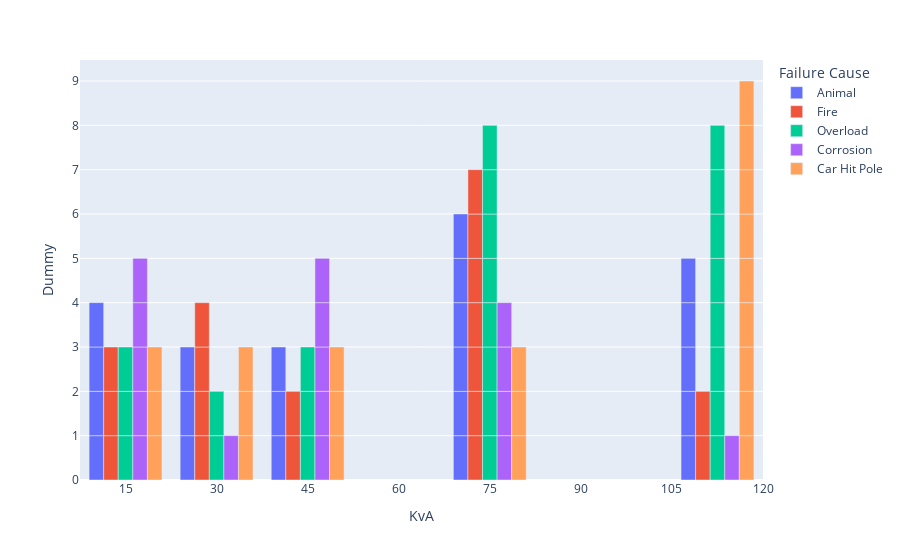

Write notebook code for a chart like this one.
### Code cell
fig = px.bar(df, x="", y="Dummy", color="Failure Cause", barmode='group')
fig.show()

### Figure 1 — Plotly figure (JSON) as saved in the notebook; plotly's stock layout.template omitted (floating-point values rounded to 4 significant figures)
{"data": [{"alignmentgroup": "True", "hovertemplate": "Failure Cause=Animal<br>KvA=%{x}<br>Dummy=%{y}<extra></extra>", "legendgroup": "Animal", "marker": {"color": "#636efa", "pattern": {"shape": ""}}, "name": "Animal", "offsetgroup": "Animal", "orientation": "v", "showlegend": true, "textposition": "auto", "type": "bar", "x": [45, 112.5, 75, 75, 75, 75, 30, 112.5, 75, 30, 15, 112.5, 30, 112.5, 112.5, 15, 45, 15, 15, 75, 45], "xaxis": "x", "y": [1, 1, 1, 1, 1, 1, 1, 1, 1, 1, 1, 1, 1, 1, 1, 1, 1, 1, 1, 1, 1], "yaxis": "y"}, {"alignmentgroup": "True", "hovertemplate": "Failure Cause=Fire<br>KvA=%{x}<br>Dummy=%{y}<extra></extra>", "legendgroup": "Fire", "marker": {"color": "#EF553B", "pattern": {"shape": ""}}, "name": "Fire", "offsetgroup": "Fire", "orientation": "v", "showlegend": true, "textposition": "auto", "type": "bar", "x": [75, 75, 45, 45, 75, 112.5, 30, 112.5, 30, 75, 75, 30, 75, 15, 30, 75, 15, 15], "xaxis": "x", "y": [1, 1, 1, 1, 1, 1, 1, 1, 1, 1, 1, 1, 1, 1, 1, 1, 1, 1], "yaxis": "y"}, {"alignmentgroup": "True", "hovertemplate": "Failure Cause=Overload<br>KvA=%{x}<br>Dummy=%{y}<extra></extra>", "legendgroup": "Overload", "marker": {"color": "#00cc96", "pattern": {"shape": ""}}, "name": "Overload", "offsetgroup": "Overload", "orientation": "v", "showlegend": true, "textposition": "auto", "type": "bar", "x": [15, 112.5, 75, 15, 112.5, 112.5, 75, 75, 30, 75, 75, 45, 45, 45, 112.5, 75, 112.5, 15, 75, 112.5, 112.5, 112.5, 30, 75], "xaxis": "x", "y": [1, 1, 1, 1, 1, 1, 1, 1, 1, 1, 1, 1, 1, 1, 1, 1, 1, 1, 1, 1, 1, 1, 1, 1], "yaxis": "y"}, {"alignmentgroup": "True", "hovertemplate": "Failure Cause=Corrosion<br>KvA=%{x}<br>Dummy=%{y}<extra></extra>", "legendgroup": "Corrosion", "marker": {"color": "#ab63fa", "pattern": {"shape": ""}}, "name": "Corrosion", "offsetgroup": "Corrosion", "orientation": "v", "showlegend": true, "textposition": "auto", "type": "bar", "x": [45, 15, 45, 15, 30, 45, 75, 75, 15, 75, 15, 45, 75, 45, 15, 112.5], "xaxis": "x", "y": [1, 1, 1, 1, 1, 1, 1, 1, 1, 1, 1, 1, 1, 1, 1, 1], "yaxis": "y"}, {"alignmentgroup": "True", "hovertemplate": "Failure Cause=Car Hit Pole<br>KvA=%{x}<br>Dummy=%{y}<extra></extra>", "legendgroup": "Car Hit Pole", "marker": {"color": "#FFA15A", "pattern": {"shape": ""}}, "name": "Car Hit Pole", "offsetgroup": "Car Hit Pole", "orientation": "v", "showlegend": true, "textposition": "auto", "type": "bar", "x": [30, 15, 112.5, 30, 112.5, 15, 30, 112.5, 45, 75, 45, 112.5, 75, 112.5, 112.5, 112.5, 45, 112.5, 112.5, 75, 15], "xaxis": "x", "y": [1, 1, 1, 1, 1, 1, 1, 1, 1, 1, 1, 1, 1, 1, 1, 1, 1, 1, 1, 1, 1], "yaxis": "y"}], "layout": {"barmode": "group", "legend": {"title": {"text": "Failure Cause"}, "tracegroupgap": 0}, "margin": {"t": 60}, "xaxis": {"anchor": "y", "domain": [0, 1], "title": {"text": "KvA"}}, "yaxis": {"anchor": "x", "domain": [0, 1], "title": {"text": "Dummy"}}}}
